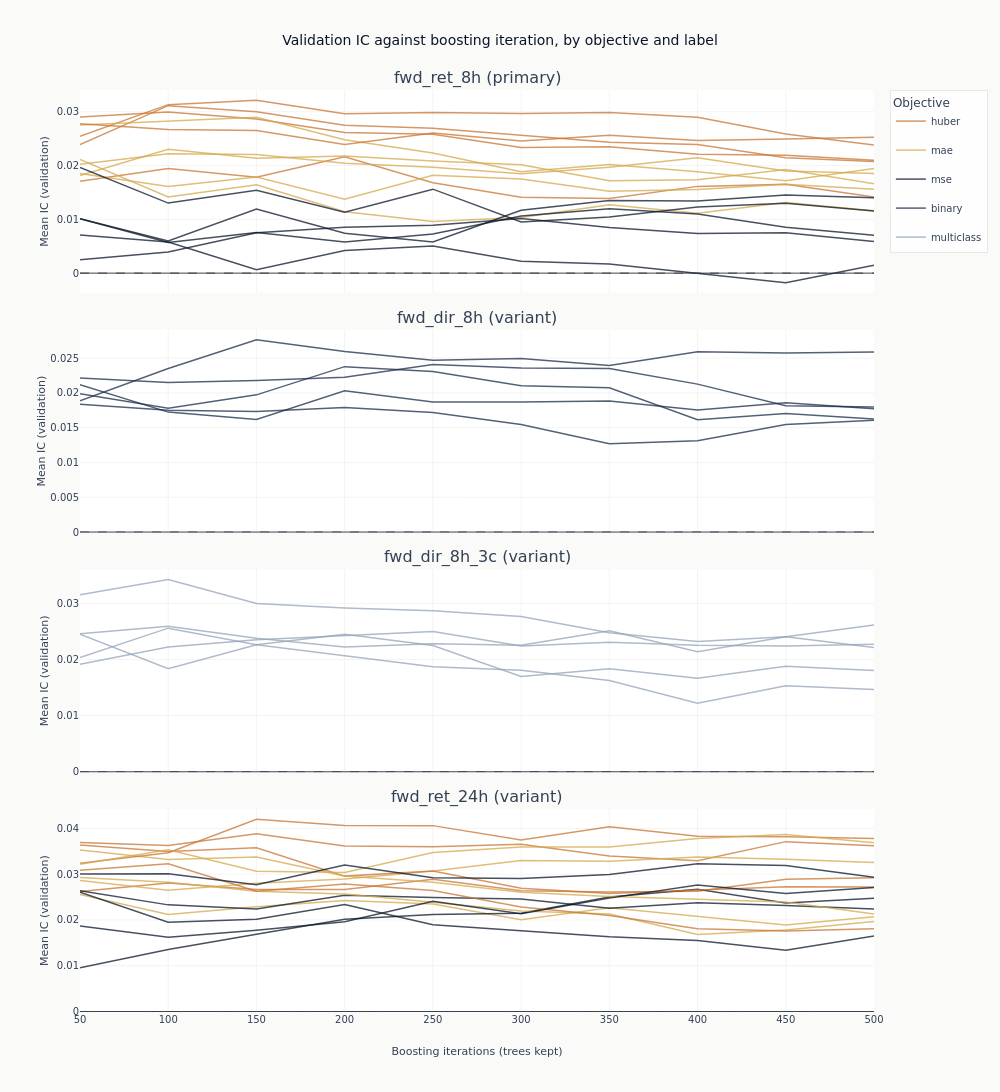

Notebook code for this chart:
### Markdown cell above
### What more trees do

Each line traces one configuration's out-of-sample IC as trees are added to it. This is the
figure the checkpoint dimension exists to produce, and it separates two things a single
end-of-training number cannot.

A line that rises and then falls has an interior optimum: the model was still learning, then
began fitting the training window at the expense of the validation folds. A line that wanders
without trend around zero never had anything to learn in the first place, and its highest point
is wherever the noise happened to peak. The difference matters, because both produce a
respectable-looking maximum.

### Code cell
curves = catalog.filter("full_coverage").sort("label", "config_name", "checkpoint_value")
objectives = {
    "mse": COLORS["blue"],
    "mae": COLORS["amber"],
    "huber": COLORS["copper"],
    "binary": COLORS["slate"],
    "multiclass": COLORS["recede"],
}


def objective_of(name: str) -> str:
    """Read the objective out of a declared configuration name.

    The return menus name three regression losses and the direction menus two classification
    ones. Raising on an unrecognised suffix rather than defaulting is deliberate: a default would
    colour a classifier as squared error and the chart would read as a claim about a loss function
    that was never fitted.
    """
    match = next((key for key in objectives if name.endswith(key)), None)
    if match is None:
        raise ValueError(f"{name!r} does not end in a declared objective: {sorted(objectives)}")
    return match


fig_curves = make_subplots(
    rows=len(panel_labels),
    cols=1,
    shared_xaxes=True,
    vertical_spacing=0.04,
    subplot_titles=[
        f"{label} ({'primary' if label == primary else 'variant'})" for label in panel_labels
    ],
)
legend_shown: set[str] = set()
for row, label in enumerate(panel_labels, start=1):
    panel = curves.filter(pl.col("label") == label)
    for config_name in panel.get_column("config_name").unique(maintain_order=True):
        series = panel.filter(pl.col("config_name") == config_name)
        objective = objective_of(config_name)
        # One legend entry per objective, not per configuration: the names repeated down four
        # panels would be a legend taller than the chart, and the colour is all it has to explain.
        first_of_objective = objective not in legend_shown
        legend_shown.add(objective)
        fig_curves.add_trace(
            go.Scatter(
                x=series.get_column("checkpoint_value").to_list(),
                y=series.get_column("ic_mean").to_list(),
                mode="lines",
                name=objective,
                legendgroup=objective,
                showlegend=first_of_objective,
                line=dict(color=objectives[objective], width=1.5),
                opacity=0.75,
            ),
            row=row,
            col=1,
        )
    fig_curves.add_hline(
        y=0, line_width=1, line_dash="dash", line_color=COLORS["neutral"], row=row, col=1
    )
    fig_curves.update_yaxes(title_text="Mean IC (validation)", row=row, col=1)
fig_curves.update_xaxes(title_text="Boosting iterations (trees kept)", row=len(panel_labels), col=1)
fig_curves.update_layout(
    title="Validation IC against boosting iteration, by objective and label",
    height=300 * len(panel_labels),
    width=1000,
    margin=dict(t=90),
    legend=dict(title_text="Objective", font=dict(size=10)),
)
show_plotly_with_alt(
    fig_curves,
    "Stacked line charts of mean validation information coefficient against boosting iteration, "
    "one panel per label, with one line per configuration coloured by objective: blue for squared "
    "error, amber for absolute error, copper for Huber on the return labels, and a single colour "
    "for each direction label, whose menu declares one objective. Each panel carries a dashed zero "
    "line and almost every line in every panel stays above it, one squared-error line dipping "
    "just below at the later checkpoints. In the two return panels the copper Huber lines sit at "
    "the top of the band and the blue squared-error lines at the bottom, separated from the first "
    "checkpoints onwards. Across all four panels most lines reach their highest point early and "
    "drift sideways or down after it.",
)

### Figure 1 — Plotly figure (JSON) as saved in the notebook; plotly's stock layout.template omitted (floating-point values rounded to 4 significant figures)
{"data": [{"legendgroup": "huber", "line": {"color": "#C87533", "width": 1.5}, "mode": "lines", "name": "huber", "opacity": 0.75, "showlegend": true, "type": "scatter", "x": [50, 100, 150, 200, 250, 300, 350, 400, 450, 500], "xaxis": "x", "y": [0.01709, 0.01945, 0.0178, 0.02164, 0.0168, 0.01412, 0.01389, 0.01612, 0.0165, 0.01413], "yaxis": "y"}, {"legendgroup": "mae", "line": {"color": "#D4A84B", "width": 1.5}, "mode": "lines", "name": "mae", "opacity": 0.75, "showlegend": true, "type": "scatter", "x": [50, 100, 150, 200, 250, 300, 350, 400, 450, 500], "xaxis": "x", "y": [0.02111, 0.01416, 0.01644, 0.01139, 0.009617, 0.01035, 0.01269, 0.01112, 0.01314, 0.0116], "yaxis": "y"}, {"legendgroup": "mse", "line": {"color": "#0a1628", "width": 1.5}, "mode": "lines", "name": "mse", "opacity": 0.75, "showlegend": true, "type": "scatter", "x": [50, 100, 150, 200, 250, 300, 350, 400, 450, 500], "xaxis": "x", "y": [0.007064, 0.005799, 0.0006331, 0.004207, 0.005048, 0.002199, 0.001716, -5.934e-05, -0.001778, 0.001485], "yaxis": "y"}, {"legendgroup": "huber", "line": {"color": "#C87533", "width": 1.5}, "mode": "lines", "name": "huber", "opacity": 0.75, "showlegend": false, "type": "scatter", "x": [50, 100, 150, 200, 250, 300, 350, 400, 450, 500], "xaxis": "x", "y": [0.02542, 0.03131, 0.03215, 0.02961, 0.02985, 0.02968, 0.02986, 0.02898, 0.02584, 0.02379], "yaxis": "y"}, {"legendgroup": "mae", "line": {"color": "#D4A84B", "width": 1.5}, "mode": "lines", "name": "mae", "opacity": 0.75, "showlegend": false, "type": "scatter", "x": [50, 100, 150, 200, 250, 300, 350, 400, 450, 500], "xaxis": "x", "y": [0.01853, 0.01611, 0.01787, 0.01375, 0.01818, 0.01748, 0.01521, 0.01553, 0.0165, 0.01559], "yaxis": "y"}, {"legendgroup": "mse", "line": {"color": "#0a1628", "width": 1.5}, "mode": "lines", "name": "mse", "opacity": 0.75, "showlegend": false, "type": "scatter", "x": [50, 100, 150, 200, 250, 300, 350, 400, 450, 500], "xaxis": "x", "y": [0.01011, 0.005961, 0.0119, 0.007414, 0.005808, 0.01167, 0.0135, 0.01343, 0.01454, 0.01403], "yaxis": "y"}, {"legendgroup": "huber", "line": {"color": "#C87533", "width": 1.5}, "mode": "lines", "name": "huber", "opacity": 0.75, "showlegend": false, "type": "scatter", "x": [50, 100, 150, 200, 250, 300, 350, 400, 450, 500], "xaxis": "x", "y": [0.02389, 0.03113, 0.02998, 0.02746, 0.02694, 0.02561, 0.02433, 0.02392, 0.02145, 0.02075], "yaxis": "y"}, {"legendgroup": "mae", "line": {"color": "#D4A84B", "width": 1.5}, "mode": "lines", "name": "mae", "opacity": 0.75, "showlegend": false, "type": "scatter", "x": [50, 100, 150, 200, 250, 300, 350, 400, 450, 500], "xaxis": "x", "y": [0.01812, 0.023, 0.02135, 0.02177, 0.02084, 0.02014, 0.01717, 0.01737, 0.01925, 0.01662], "yaxis": "y"}, {"legendgroup": "mse", "line": {"color": "#0a1628", "width": 1.5}, "mode": "lines", "name": "mse", "opacity": 0.75, "showlegend": false, "type": "scatter", "x": [50, 100, 150, 200, 250, 300, 350, 400, 450, 500], "xaxis": "x", "y": [0.00248, 0.003913, 0.007493, 0.008531, 0.008918, 0.01016, 0.008493, 0.007369, 0.007503, 0.0059], "yaxis": "y"}, {"legendgroup": "huber", "line": {"color": "#C87533", "width": 1.5}, "mode": "lines", "name": "huber", "opacity": 0.75, "showlegend": false, "type": "scatter", "x": [50, 100, 150, 200, 250, 300, 350, 400, 450, 500], "xaxis": "x", "y": [0.02904, 0.02993, 0.02863, 0.02615, 0.02582, 0.02333, 0.02348, 0.02207, 0.02192, 0.02099], "yaxis": "y"}, {"legendgroup": "mae", "line": {"color": "#D4A84B", "width": 1.5}, "mode": "lines", "name": "mae", "opacity": 0.75, "showlegend": false, "type": "scatter", "x": [50, 100, 150, 200, 250, 300, 350, 400, 450, 500], "xaxis": "x", "y": [0.02755, 0.02828, 0.02897, 0.02477, 0.02231, 0.01883, 0.02021, 0.01884, 0.01717, 0.01943], "yaxis": "y"}, {"legendgroup": "mse", "line": {"color": "#0a1628", "width": 1.5}, "mode": "lines", "name": "mse", "opacity": 0.75, "showlegend": false, "type": "scatter", "x": [50, 100, 150, 200, 250, 300, 350, 400, 450, 500], "xaxis": "x", "y": [0.01964, 0.01302, 0.01539, 0.0113, 0.0156, 0.009515, 0.01043, 0.01228, 0.01298, 0.01152], "yaxis": "y"}, {"legendgroup": "huber", "line": {"color": "#C87533", "width": 1.5}, "mode": "lines", "name": "huber", "opacity": 0.75, "showlegend": false, "type": "scatter", "x": [50, 100, 150, 200, 250, 300, 350, 400, 450, 500], "xaxis": "x", "y": [0.02774, 0.02669, 0.0265, 0.02392, 0.02605, 0.02456, 0.02565, 0.02466, 0.02493, 0.02526], "yaxis": "y"}, {"legendgroup": "mae", "line": {"color": "#D4A84B", "width": 1.5}, "mode": "lines", "name": "mae", "opacity": 0.75, "showlegend": false, "type": "scatter", "x": [50, 100, 150, 200, 250, 300, 350, 400, 450, 500], "xaxis": "x", "y": [0.02022, 0.02218, 0.02204, 0.02043, 0.01967, 0.01846, 0.01968, 0.02143, 0.01898, 0.0185], "yaxis": "y"}, {"legendgroup": "mse", "line": {"color": "#0a1628", "width": 1.5}, "mode": "lines", "name": "mse", "opacity": 0.75, "showlegend": false, "type": "scatter", "x": [50, 100, 150, 200, 250, 300, 350, 400, 450, 500], "xaxis": "x", "y": [0.01011, 0.005685, 0.007561, 0.005793, 0.007267, 0.01061, 0.01195, 0.01099, 0.008538, 0.007037], "yaxis": "y"}, {"legendgroup": "binary", "line": {"color": "#1a2d4a", "width": 1.5}, "mode": "lines", "name": "binary", "opacity": 0.75, "showlegend": true, "type": "scatter", "x": [50, 100, 150, 200, 250, 300, 350, 400, 450, 500], "xaxis": "x2", "y": [0.01836, 0.01752, 0.01734, 0.0179, 0.01718, 0.01544, 0.0127, 0.01314, 0.01546, 0.01608], "yaxis": "y2"}, {"legendgroup": "binary", "line": {"color": "#1a2d4a", "width": 1.5}, "mode": "lines", "name": "binary", "opacity": 0.75, "showlegend": false, "type": "scatter", "x": [50, 100, 150, 200, 250, 300, 350, 400, 450, 500], "xaxis": "x2", "y": [0.02213, 0.02151, 0.02177, 0.02225, 0.02408, 0.02359, 0.02352, 0.02126, 0.01817, 0.01796], "yaxis": "y2"}, {"legendgroup": "binary", "line": {"color": "#1a2d4a", "width": 1.5}, "mode": "lines", "name": "binary", "opacity": 0.75, "showlegend": false, "type": "scatter", "x": [50, 100, 150, 200, 250, 300, 350, 400, 450, 500], "xaxis": "x2", "y": [0.01987, 0.01778, 0.01972, 0.02377, 0.02307, 0.02103, 0.02073, 0.01614, 0.01703, 0.01623], "yaxis": "y2"}, {"legendgroup": "binary", "line": {"color": "#1a2d4a", "width": 1.5}, "mode": "lines", "name": "binary", "opacity": 0.75, "showlegend": false, "type": "scatter", "x": [50, 100, 150, 200, 250, 300, 350, 400, 450, 500], "xaxis": "x2", "y": [0.02118, 0.01724, 0.01618, 0.02031, 0.01869, 0.01869, 0.01882, 0.01753, 0.01859, 0.01772], "yaxis": "y2"}, {"legendgroup": "binary", "line": {"color": "#1a2d4a", "width": 1.5}, "mode": "lines", "name": "binary", "opacity": 0.75, "showlegend": false, "type": "scatter", "x": [50, 100, 150, 200, 250, 300, 350, 400, 450, 500], "xaxis": "x2", "y": [0.01885, 0.0235, 0.02762, 0.02594, 0.02469, 0.02494, 0.02392, 0.02591, 0.02573, 0.02588], "yaxis": "y2"}, {"legendgroup": "multiclass", "line": {"color": "#94a3b8", "width": 1.5}, "mode": "lines", "name": "multiclass", "opacity": 0.75, "showlegend": true, "type": "scatter", "x": [50, 100, 150, 200, 250, 300, 350, 400, 450, 500], "xaxis": "x3", "y": [0.02448, 0.01833, 0.02262, 0.02073, 0.01872, 0.01809, 0.01626, 0.01219, 0.0153, 0.01466], "yaxis": "y3"}, {"legendgroup": "multiclass", "line": {"color": "#94a3b8", "width": 1.5}, "mode": "lines", "name": "multiclass", "opacity": 0.75, "showlegend": false, "type": "scatter", "x": [50, 100, 150, 200, 250, 300, 350, 400, 450, 500], "xaxis": "x3", "y": [0.02457, 0.02593, 0.02379, 0.02222, 0.02278, 0.02255, 0.02509, 0.02137, 0.02406, 0.02614], "yaxis": "y3"}, {"legendgroup": "multiclass", "line": {"color": "#94a3b8", "width": 1.5}, "mode": "lines", "name": "multiclass", "opacity": 0.75, "showlegend": false, "type": "scatter", "x": [50, 100, 150, 200, 250, 300, 350, 400, 450, 500], "xaxis": "x3", "y": [0.01916, 0.02224, 0.02353, 0.02424, 0.02497, 0.02239, 0.02305, 0.02255, 0.02241, 0.0227], "yaxis": "y3"}, {"legendgroup": "multiclass", "line": {"color": "#94a3b8", "width": 1.5}, "mode": "lines", "name": "multiclass", "opacity": 0.75, "showlegend": false, "type": "scatter", "x": [50, 100, 150, 200, 250, 300, 350, 400, 450, 500], "xaxis": "x3", "y": [0.02033, 0.02558, 0.02264, 0.02451, 0.02249, 0.01697, 0.01836, 0.01668, 0.01877, 0.01805], "yaxis": "y3"}, {"legendgroup": "multiclass", "line": {"color": "#94a3b8", "width": 1.5}, "mode": "lines", "name": "multiclass", "opacity": 0.75, "showlegend": false, "type": "scatter", "x": [50, 100, 150, 200, 250, 300, 350, 400, 450, 500], "xaxis": "x3", "y": [0.03153, 0.03423, 0.02996, 0.02917, 0.02868, 0.02765, 0.02476, 0.02319, 0.02405, 0.02214], "yaxis": "y3"}, {"legendgroup": "huber", "line": {"color": "#C87533", "width": 1.5}, "mode": "lines", "name": "huber", "opacity": 0.75, "showlegend": false, "type": "scatter", "x": [50, 100, 150, 200, 250, 300, 350, 400, 450, 500], "xaxis": "x4", "y": [0.02624, 0.02809, 0.02667, 0.02666, 0.0289, 0.02638, 0.02611, 0.02627, 0.02889, 0.02925], "yaxis": "y4"}, {"legendgroup": "mae", "line": {"color": "#D4A84B", "width": 1.5}, "mode": "lines", "name": "mae", "opacity": 0.75, "showlegend": false, "type": "scatter", "x": [50, 100, 150, 200, 250, 300, 350, 400, 450, 500], "xaxis": "x4", "y": [0.02558, 0.02121, 0.02286, 0.02426, 0.02347, 0.02007, 0.02265, 0.02079, 0.0189, 0.02072], "yaxis": "y4"}, {"legendgroup": "mse", "line": {"color": "#0a1628", "width": 1.5}, "mode": "lines", "name": "mse", "opacity": 0.75, "showlegend": false, "type": "scatter", "x": [50, 100, 150, 200, 250, 300, 350, 400, 450, 500], "xaxis": "x4", "y": [0.009578, 0.01356, 0.01686, 0.02015, 0.02117, 0.02149, 0.025, 0.02672, 0.02371, 0.02475], "yaxis": "y4"}, {"legendgroup": "huber", "line": {"color": "#C87533", "width": 1.5}, "mode": "lines", "name": "huber", "opacity": 0.75, "showlegend": false, "type": "scatter", "x": [50, 100, 150, 200, 250, 300, 350, 400, 450, 500], "xaxis": "x4", "y": [0.03692, 0.03626, 0.03881, 0.03616, 0.03597, 0.03652, 0.03397, 0.03295, 0.03711, 0.03624], "yaxis": "y4"}, {"legendgroup": "mae", "line": {"color": "#D4A84B", "width": 1.5}, "mode": "lines", "name": "mae", "opacity": 0.75, "showlegend": false, "type": "scatter", "x": [50, 100, 150, 200, 250, 300, 350, 400, 450, 500], "xaxis": "x4", "y": [0.02861, 0.02649, 0.02802, 0.02895, 0.03069, 0.03296, 0.03285, 0.03376, 0.03328, 0.03255], "yaxis": "y4"}, {"legendgroup": "mse", "line": {"color": "#0a1628", "width": 1.5}, "mode": "lines", "name": "mse", "opacity": 0.75, "showlegend": false, "type": "scatter", "x": [50, 100, 150, 200, 250, 300, 350, 400, 450, 500], "xaxis": "x4", "y": [0.02638, 0.0233, 0.02242, 0.02542, 0.0249, 0.02456, 0.02257, 0.02377, 0.02317, 0.02241], "yaxis": "y4"}, {"legendgroup": "huber", "line": {"color": "#C87533", "width": 1.5}, "mode": "lines", "name": "huber", "opacity": 0.75, "showlegend": false, "type": "scatter", "x": [50, 100, 150, 200, 250, 300, 350, 400, 450, 500], "xaxis": "x4", "y": [0.03636, 0.03493, 0.03579, 0.02958, 0.03071, 0.02692, 0.02575, 0.02647, 0.02723, 0.0272], "yaxis": "y4"}, {"legendgroup": "mae", "line": {"color": "#D4A84B", "width": 1.5}, "mode": "lines", "name": "mae", "opacity": 0.75, "showlegend": false, "type": "scatter", "x": [50, 100, 150, 200, 250, 300, 350, 400, 450, 500], "xaxis": "x4", "y": [0.02929, 0.02824, 0.02626, 0.02565, 0.02389, 0.02196, 0.0213, 0.01683, 0.0178, 0.01968], "yaxis": "y4"}, {"legendgroup": "mse", "line": {"color": "#0a1628", "width": 1.5}, "mode": "lines", "name": "mse", "opacity": 0.75, "showlegend": false, "type": "scatter", "x": [50, 100, 150, 200, 250, 300, 350, 400, 450, 500], "xaxis": "x4", "y": [0.02608, 0.01951, 0.02017, 0.02335, 0.01895, 0.01763, 0.01633, 0.0155, 0.01338, 0.01648], "yaxis": "y4"}, {"legendgroup": "huber", "line": {"color": "#C87533", "width": 1.5}, "mode": "lines", "name": "huber", "opacity": 0.75, "showlegend": false, "type": "scatter", "x": [50, 100, 150, 200, 250, 300, 350, 400, 450, 500], "xaxis": "x4", "y": [0.03085, 0.03229, 0.02629, 0.02784, 0.02646, 0.02283, 0.02097, 0.01808, 0.01756, 0.0181], "yaxis": "y4"}, {"legendgroup": "mae", "line": {"color": "#D4A84B", "width": 1.5}, "mode": "lines", "name": "mae", "opacity": 0.75, "showlegend": false, "type": "scatter", "x": [50, 100, 150, 200, 250, 300, 350, 400, 450, 500], "xaxis": "x4", "y": [0.03531, 0.03321, 0.03375, 0.02959, 0.02821, 0.02607, 0.02512, 0.02457, 0.02392, 0.02128], "yaxis": "y4"}, {"legendgroup": "mse", "line": {"color": "#0a1628", "width": 1.5}, "mode": "lines", "name": "mse", "opacity": 0.75, "showlegend": false, "type": "scatter", "x": [50, 100, 150, 200, 250, 300, 350, 400, 450, 500], "xaxis": "x4", "y": [0.01866, 0.0162, 0.01774, 0.0196, 0.0241, 0.02138, 0.02477, 0.02765, 0.02579, 0.02711], "yaxis": "y4"}, {"legendgroup": "huber", "line": {"color": "#C87533", "width": 1.5}, "mode": "lines", "name": "huber", "opacity": 0.75, "showlegend": false, "type": "scatter", "x": [50, 100, 150, 200, 250, 300, 350, 400, 450, 500], "xaxis": "x4", "y": [0.03239, 0.03468, 0.04199, 0.04062, 0.04061, 0.03747, 0.04034, 0.03827, 0.03818, 0.03779], "yaxis": "y4"}, {"legendgroup": "mae", "line": {"color": "#D4A84B", "width": 1.5}, "mode": "lines", "name": "mae", "opacity": 0.75, "showlegend": false, "type": "scatter", "x": [50, 100, 150, 200, 250, 300, 350, 400, 450, 500], "xaxis": "x4", "y": [0.03217, 0.03532, 0.03063, 0.03039, 0.03472, 0.03594, 0.03596, 0.03779, 0.03867, 0.03686], "yaxis": "y4"}, {"legendgroup": "mse", "line": {"color": "#0a1628", "width": 1.5}, "mode": "lines", "name": "mse", "opacity": 0.75, "showlegend": false, "type": "scatter", "x": [50, 100, 150, 200, 250, 300, 350, 400, 450, 500], "xaxis": "x4", "y": [0.03006, 0.03008, 0.02767, 0.03201, 0.02923, 0.02904, 0.02994, 0.0323, 0.03192, 0.02932], "yaxis": "y4"}], "layout": {"annotations": [{"font": {"size": 16}, "showarrow": false, "text": "fwd_ret_8h (primary)", "x": 0.5, "xanchor": "center", "xref": "paper", "y": 1.0, "yanchor": "bottom", "yref": "paper"}, {"font": {"size": 16}, "showarrow": false, "text": "fwd_dir_8h (variant)", "x": 0.5, "xanchor": "center", "xref": "paper", "y": 0.74, "yanchor": "bottom", "yref": "paper"}, {"font": {"size": 16}, "showarrow": false, "text": "fwd_dir_8h_3c (variant)", "x": 0.5, "xanchor": "center", "xref": "paper", "y": 0.48, "yanchor": "bottom", "yref": "paper"}, {"font": {"size": 16}, "showarrow": false, "text": "fwd_ret_24h (variant)", "x": 0.5, "xanchor": "center", "xref": "paper", "y": 0.22, "yanchor": "bottom", "yref": "paper"}], "height": 1200, "legend": {"font": {"size": 10}, "title": {"text": "Objective"}}, "margin": {"t": 90}, "shapes": [{"line": {"color": "#334155", "dash": "dash", "width": 1}, "type": "line", "x0": 0, "x1": 1, "xref": "x domain", "y0": 0, "y1": 0, "yref": "y"}, {"line": {"color": "#334155", "dash": "dash", "width": 1}, "type": "line", "x0": 0, "x1": 1, "xref": "x2 domain", "y0": 0, "y1": 0, "yref": "y2"}, {"line": {"color": "#334155", "dash": "dash", "width": 1}, "type": "line", "x0": 0, "x1": 1, "xref": "x3 domain", "y0": 0, "y1": 0, "yref": "y3"}, {"line": {"color": "#334155", "dash": "dash", "width": 1}, "type": "line", "x0": 0, "x1": 1, "xref": "x4 domain", "y0": 0, "y1": 0, "yref": "y4"}], "title": {"text": "Validation IC against boosting iteration, by objective and label"}, "width": 1000, "xaxis": {"anchor": "y", "domain": [0.0, 1.0], "matches": "x4", "showticklabels": false}, "xaxis2": {"anchor": "y2", "domain": [0.0, 1.0], "matches": "x4", "showticklabels": false}, "xaxis3": {"anchor": "y3", "domain": [0.0, 1.0], "matches": "x4", "showticklabels": false}, "xaxis4": {"anchor": "y4", "domain": [0.0, 1.0], "title": {"text": "Boosting iterations (trees kept)"}}, "yaxis": {"anchor": "x", "domain": [0.78, 1.0], "title": {"text": "Mean IC (validation)"}}, "yaxis2": {"anchor": "x2", "domain": [0.52, 0.74], "title": {"text": "Mean IC (validation)"}}, "yaxis3": {"anchor": "x3", "domain": [0.26, 0.48], "title": {"text": "Mean IC (validation)"}}, "yaxis4": {"anchor": "x4", "domain": [0.0, 0.22], "title": {"text": "Mean IC (validation)"}}}}
